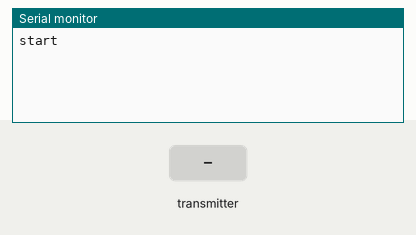
The sketch below on a simulated Arduino Uno, built with avr-gcc and run on an emulated ATmega328P. On the bench: the last lines printed to the serial monitor. Inputs (shaded band) come from the test bench. No radio packets arrive unless stated.

Above: at 6.2 s.
6.3 s: the transmitter starts sending a = 0
At 7.1 s:
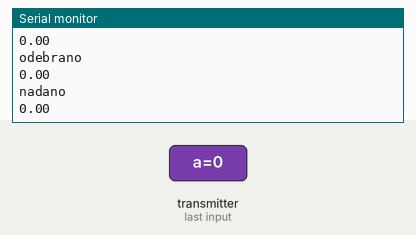
7.8 s: the transmitter starts sending a = 25
At 8.9 s:
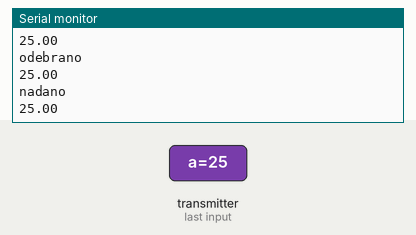

Measured:
- after the input at 6.3 s, the serial monitor: prints a new line at once (image 1)
- after the input at 7.8 s, the serial monitor: prints a new line at once (image 2)

The sketch:

dwukierunkowa.ino
```cpp
#include <SPI.h>
#include <nRF24L01.h>
#include <RF24.h>

 #define CE_PIN  9
 #define CSN_PIN 10


const byte pipe [][6] = {"00003", "00006"};

RF24 radio(CE_PIN, CSN_PIN);
short int channel = 200;
uint8_t adres[2] = {0, 1};

struct Data{
  float a;
};
Data data;
void setup()
{

  radio.begin();
  radio.setChannel(channel);
  radio.setPALevel(RF24_PA_MAX);
  radio.setDataRate(RF24_250KBPS);
  radio.openWritingPipe(pipe[0]); // zapis
  radio.openReadingPipe(1, pipe[1]); // odczyt

  Serial.begin(9600);

  delay(5000);
Serial.print("start");
}
int nadaj=0;
void loop()
{
  if(nadaj==1){
    delay(5);
    radio.stopListening();
    Serial.println("nadano ");
    Serial.println(data.a);
    radio.write( &data, sizeof(Data) );
    delay(2);
    nadaj=0;
  }

    radio.startListening();
    if ( radio.available() )
    {
      radio.read( &data, sizeof(Data) );
      nadaj=1;
      Serial.println("odebrano ");
      Serial.println(data.a);

    }
  }
```
